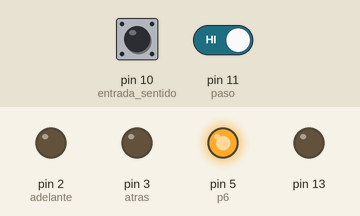
The sketch below on a simulated Arduino Uno, built with avr-gcc and run on an emulated ATmega328P. Parts: output pins drawn as LEDs (lit = HIGH). The inputs (shaded band) are chosen by the test bench; at power-on: pin 11 (paso) HIGH, pin 10 (entrada_sentido) HIGH. What the sketch prints to the serial monitor is not drawn.

Above: at 2.2 s.
2.3 s: pin 11 (paso) driven LOW
At 3.3 s:
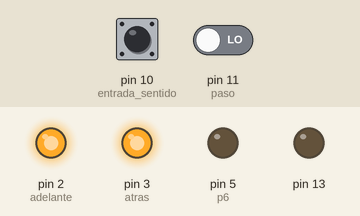
3.8 s: pin 11 (paso) driven HIGH
At 5.1 s:
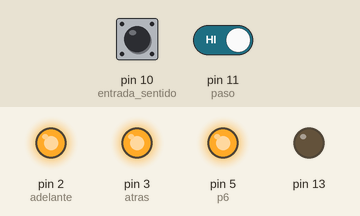
At 6.6 s:
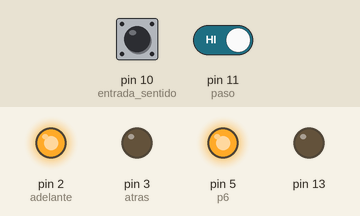
Timing chart, 0 to 8.1 s (numbered marks = the images above; inputs shaded):
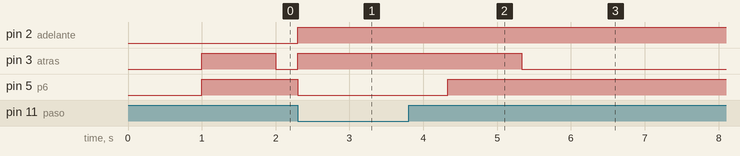

The sketch:

programa_curtis.ino
```cpp
// Visual Micro is in vMicro>General>Tutorial Mode
//
/*
    Name:       programa curtis.ino
    Created:	2/12/2019 14:44:03
    Author:     Armagedon13
*/

// Define User Types below here or use a .h file
//
#include <Temporizador.h>
Temporizador temp;
Temporizador temp1;
Temporizador temp2;

//setea el sentido de movimiento
const int entrada_sentido = 10;
//salida de 5v a p6
const int p6 = 5;
const int adelante = 2;
const int atras = 3;
const int paso = 11;
//const int PDE = 12;
int seleccion = 0;
int contador;
int caca;
//int pancho;


// Define Function Prototypes that use User Types below here or use a .h file
//


// Define Functions below here or use other .ino or cpp files
//

// The setup() function runs once each time the micro-controller starts
void setup()
{
	Serial.begin(9600);
	pinMode(entrada_sentido, INPUT);
	pinMode(p6, OUTPUT);
	pinMode(adelante, OUTPUT);
	pinMode(atras, OUTPUT);
	pinMode(paso, INPUT);
	pinMode(13, OUTPUT);
  //pinMode(PDE, INPUT_PULLUP);

	//inicio
	digitalWrite(adelante, LOW);
	digitalWrite(atras, LOW);
	digitalWrite(p6, LOW);

	//temporizadores
	temp.temporizar(0, 0, 0, 1, 0);
	temp1.temporizar(0, 0, 0, 1, 0);
	temp2.temporizar(0, 0, 0, 0, 500);
  delay(1000);
}

// Add the main program code into the continuous loop() function
void loop()
{
	int sentido = digitalRead(entrada_sentido);
	int paso_estado = digitalRead(paso);
 // int PDE_estado = digitalRead(PDE);

	if (sentido == LOW && caca == 1 && contador == 0) {
		digitalWrite(adelante, HIGH);
		Serial.println("adelante completado");
		digitalWrite(p6, HIGH);
		contador = 1;
		temp.temporizar(0, 0, 0, 1, 0);
		digitalWrite(13, HIGH);

	}
	if (sentido == HIGH && caca == 1 && contador == 0) {
		digitalWrite(atras, HIGH);
		Serial.println("atras completado");
		digitalWrite(p6, HIGH);
		contador = 2;
		temp1.temporizar(0, 0, 0, 1, 0);
		digitalWrite(13, LOW);
	}
	if (paso_estado == LOW) {
		digitalWrite(adelante, HIGH);
		digitalWrite(atras, HIGH);
		digitalWrite(p6, LOW);
		contador = 0;
		Serial.println("apagado");
		caca = 0;
		temp2.temporizar(0, 0, 0, 0, 500);

	}
	if (paso_estado == HIGH) {
		if (temp2.completado()) {
			caca = 1;
		}
	}

	if (contador == 1) {
		if (temp.completado()) {
			digitalWrite(adelante, LOW);
			Serial.println("adelante encendido");
			contador = 3;
		}
	}
	if (contador == 2) {
		if (temp1.completado()) {
			digitalWrite(atras, LOW);
			Serial.println("atras encendido");
			contador = 3;
		}
	}
 /*if (PDE_estado==LOW){
    pancho = 1;
  }
 if (PDE_estado == HIGH && pancho == 1){
     digitalWrite(adelante, LOW);
     digitalWrite(atras, LOW);
     digitalWrite(p6, LOW);
     pancho=0;
     }*/

	Serial.println(caca);
}
```

Measured:
- after the input at 2.3 s, pin 2 (adelante), pin 3 (atras): LOW → HIGH at once; pin 5 (p6): HIGH → LOW at once
- after the input at 3.8 s, pin 3 (atras): HIGH → LOW after 1.5 s; pin 5 (p6): LOW → HIGH after 0.53 s
